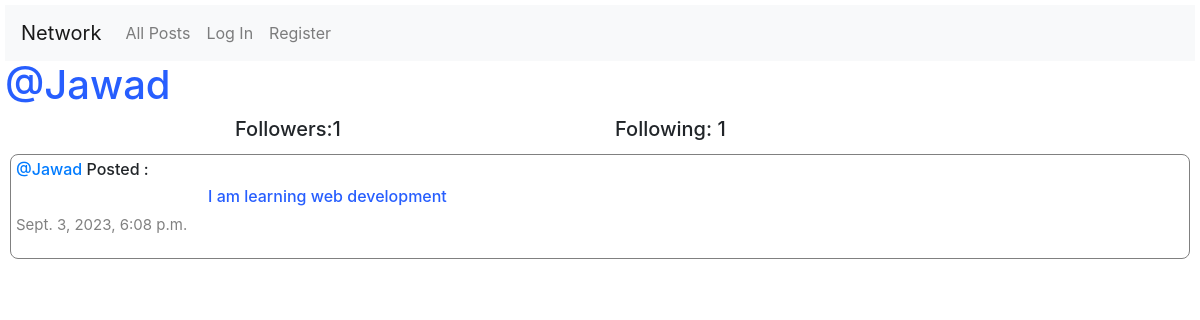
The page /profile/2 on the database its author committed.
### network/models.py (models this page shows, shortened)
class User(AbstractUser):
    pass

class Post(models.Model):
    user = models.ForeignKey(User , on_delete=models.CASCADE , related_name="userPosts")
    content = models.CharField(max_length=255)
    date = models.DateTimeField(auto_now_add=True)

### network/views.py (the view)
# urls.py: path("profile/<int:user_id>" ,views.profile , name="profile"),
def profile(request , user_id):
    user = User.objects.get(pk=user_id)
    posts = Post.objects.filter(user=user).order_by("id").reverse()
    following = Follow.objects.filter(user=user)
    followers = Follow.objects.filter(user_follower = user)
    try:
        followCheck = followers.filter(user= User.objects.get(pk=request.user.id) )
        if len(followCheck) != 0 :
            isFollowing = True
        else:
            isFollowing = False
    except:
        isFollowing = False
    paginator = Paginator(posts , 10)
    page_number = request.GET.get('page')
    page_posts = paginator.get_page(page_number)
    return render(request, "network/profile.html", {
        "posts":posts,
        "page_posts":page_posts,
        "username":user.username,
        "following":following,
        "followers":followers,
        "isFollowing":isFollowing,
        "user_profile":user
    })

### network/templates/network/profile.html (shortened to what this page needs)
{% extends "network/layout.html" %}
{% block body %}
    <h1 id="blue">@{{username}}</h1>
    <div class="container">
        <div class="row d-flex justify-content-center">
            <h5 class="col-4">Followers:{{followers.count}} </h5>
            <h5 class="col-4">Following: {{following.count}} </h5>
        </div>
    </div>
        <div class="posts">
            {% for post in page_posts%}
                <div id="posts">
                    <h6> <a  style="text-decoration: none;" href="{% url 'profile' user_id=post.user.id %}">@{{post.user}}</a> Posted :</h6>
                    <h6 style="padding-left: 12rem; color: #275EFE;">{{post.content}}</h6>
                    <p id="date">{{post.date}}</p>
                </div>
                </div>
            {% endfor %}
{% endblock %}

### network/static/network/styles.css (style rules this page uses)
body { margin: 5px; }
#Posts-Border , #posts { border: 1px solid gray; padding: 5px; border-radius: 8px; margin: 5px; }
#date { color: gray; font-size: 15px; }
#blue { color:#275EFE ; }

### rows shown on the page
User: username "Jawad"
Post: user "Jawad", content "I am learning web development", date "Sept. 3, 2023, 6:08 p.m."

### other values the page prints
{{ followers.count }} "1"
{{ following.count }} "1"
